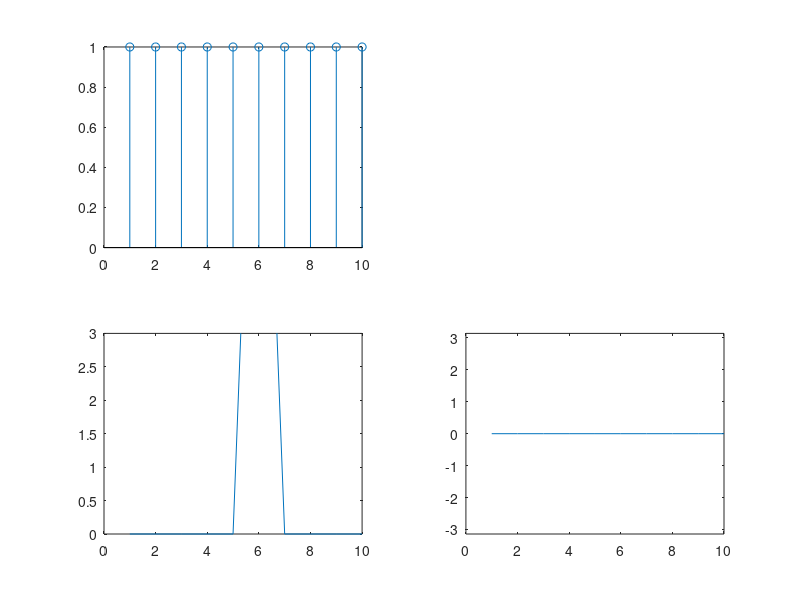

Here is the MATLAB script that generated this plot:
close all;
h = ones(10,1);
% h(1) = 1;
% h(2) = 1;
% h(3) = 0.7;
% h(4) = 0.6;
H = fftshift(fft(h));

sp1 = subplot(2,2,1);
stem(h);
sp3 = subplot(2,2,3);
plot(abs(H),'Parent',sp3);
ylim(sp3,[0 3]);
sp4 = subplot(2,2,4);
plot(angle(H),'Parent',sp4);
ylim(sp4, [-pi pi]);
